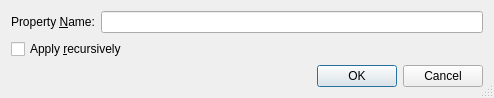
<ui version="4.0" >
 <class>SvnPropDelDialog</class>
 <widget class="QDialog" name="SvnPropDelDialog" >
  <property name="geometry" >
   <rect>
    <x>0</x>
    <y>0</y>
    <width>494</width>
    <height>98</height>
   </rect>
  </property>
  <property name="windowTitle" >
   <string>Delete Subversion Property</string>
  </property>
  <property name="sizeGripEnabled" >
   <bool>true</bool>
  </property>
  <layout class="QVBoxLayout" >
   <item>
    <layout class="QGridLayout" >
     <item row="0" column="1" >
      <widget class="QLineEdit" name="propNameEdit" >
       <property name="toolTip" >
        <string>Enter the name of the property to be deleted</string>
       </property>
      </widget>
     </item>
     <item row="1" column="0" colspan="2" >
      <widget class="QCheckBox" name="recurseCheckBox" >
       <property name="toolTip" >
        <string>Select to apply the property recursively</string>
       </property>
       <property name="text" >
        <string>Apply &amp;recursively</string>
       </property>
      </widget>
     </item>
     <item row="0" column="0" >
      <widget class="QLabel" name="textLabel1" >
       <property name="text" >
        <string>Property &amp;Name:</string>
       </property>
       <property name="buddy" >
        <cstring>propNameEdit</cstring>
       </property>
      </widget>
     </item>
    </layout>
   </item>
   <item>
    <widget class="QDialogButtonBox" name="buttonBox" >
     <property name="orientation" >
      <enum>Qt::Horizontal</enum>
     </property>
     <property name="standardButtons" >
      <set>QDialogButtonBox::Cancel|QDialogButtonBox::Ok</set>
     </property>
    </widget>
   </item>
  </layout>
 </widget>
 <pixmapfunction>qPixmapFromMimeSource</pixmapfunction>
 <tabstops>
  <tabstop>propNameEdit</tabstop>
  <tabstop>recurseCheckBox</tabstop>
 </tabstops>
 <resources/>
 <connections>
  <connection>
   <sender>buttonBox</sender>
   <signal>accepted()</signal>
   <receiver>SvnPropDelDialog</receiver>
   <slot>accept()</slot>
   <hints>
    <hint type="sourcelabel" >
     <x>37</x>
     <y>77</y>
    </hint>
    <hint type="destinationlabel" >
     <x>37</x>
     <y>95</y>
    </hint>
   </hints>
  </connection>
  <connection>
   <sender>buttonBox</sender>
   <signal>rejected()</signal>
   <receiver>SvnPropDelDialog</receiver>
   <slot>reject()</slot>
   <hints>
    <hint type="sourcelabel" >
     <x>88</x>
     <y>75</y>
    </hint>
    <hint type="destinationlabel" >
     <x>88</x>
     <y>96</y>
    </hint>
   </hints>
  </connection>
 </connections>
</ui>
